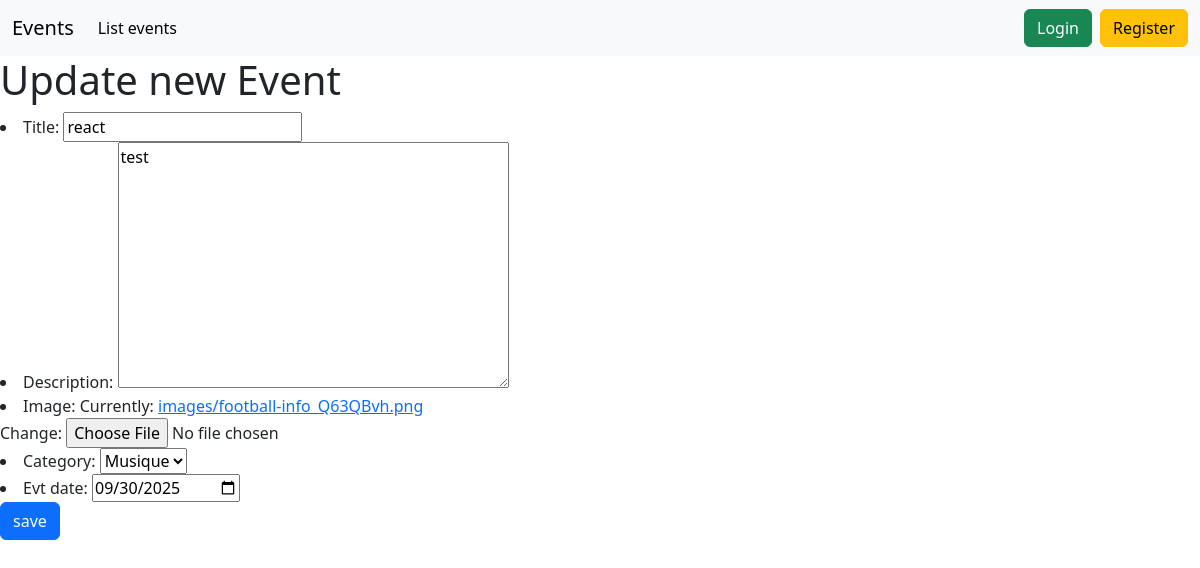
The app's page /event/update/1, older data.
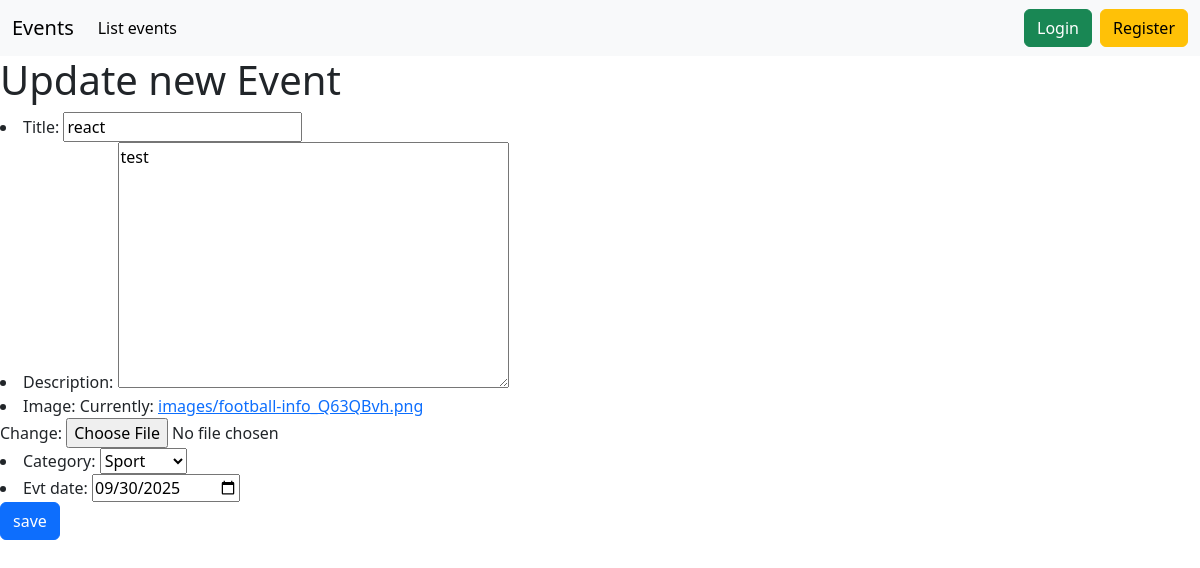
The same page, newer data.
### Event/models.py (models this page shows, shortened)
class Event (models.Model):
    title = models.CharField(max_length=20)
    description = models.TextField()
    image =models.ImageField(upload_to='images')
    category = models.CharField(max_length=20 , choices=category_list)
    state = models.BooleanField(default=True)
    nbr_participants = models.IntegerField(default=0)
    evt_date= models.DateTimeField()
    creation_date= models.DateField(auto_now_add=True)
    updated_date = models.DateField(auto_now=True)
    organisateur = models.ForeignKey(Person, on_delete=models.SET_NULL ,null=True )
    participant= models.ManyToManyField(Person, through="Participation" , related_name="participant")
    class Meta:
        constraints= [
            models.CheckConstraint(check= models.Q(evt_date__gt=datetime.now()), name="Please check event date")
        ]

### Event/views.py (the view)
# urls.py: path('update/<int:pk>',UpdateEvent.as_view(),name="updateEvent"),
class UpdateEvent(UpdateView):
    model=Event
    form_class=EventForm
    template_name="event/update.html"
    success_url=reverse_lazy('listEvents')

### Event/forms.py
class EventForm(ModelForm):
    class Meta:
        model=Event
        fields ="__all__"
        exclude= ('participant','state','nbr_participants','organisateur',)
        widgets={'evt_date':DateInput(),}

### Template/event/update.html (shortened to what this page needs)
{% extends 'base.html' %}
{% block content %}
<h1>Update new Event</h1>
<form action="" method="post" enctype="multipart/form-data">
{{form.as_ul}}
<input type="submit" value="save" class="btn btn-primary">
</form>
{% endblock %}

Row changes from the older to the newer data that the page shows:
changed Event "react": category "Musique" → "Sport"
